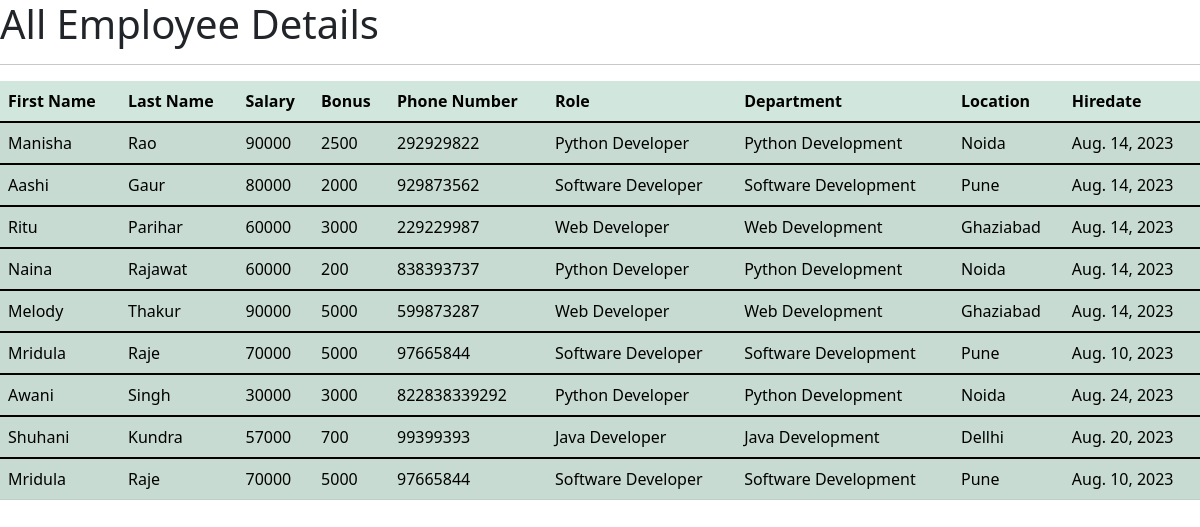
The app's page /all_emp with its own data.
### off_app/models.py (models this page shows, shortened)
class Employee(models.Model):
   first_name = models.CharField(max_length=100, null=False)
   last_name = models.CharField(max_length=100)
   dept = models.ForeignKey(Department, on_delete=models.CASCADE)
   salary = models.IntegerField(default=0)
   bonus = models.IntegerField(default=0)
   role = models.ForeignKey(Role, on_delete=models.CASCADE)
   phone = models.IntegerField(default=0)
   hire_date = models.DateField()
   def __str__(self):
       return "%s %s %s" % (self.first_name, self.last_name, self.phone)

class Role(models.Model):
    name = models.CharField(max_length=100, null=False)

class Department(models.Model):
    name = models.CharField(max_length=100, null=False)
    location = models.CharField(max_length=100)

### off_app/views.py (the view)
# urls.py: path('all_emp', views.all_emp, name='all_emp'),
def all_emp(request):
    emps = Employee.objects.all()
    context = {
        'emps': emps
    }
    print(context)
    return render(request, 'all_emp.html', context)

### off_app/templates/all_emp.html (shortened to what this page needs)
<!DOCTYPE html>
<html lang="en">
<head>
  <link href="https://cdn.jsdelivr.net/npm/bootstrap@5.1.3/dist/css/bootstrap.min.css" rel="stylesheet">
</head>
 <body>
  <div>
    <h1>All Employee Details </h1>
    <hr>
<table class="table table-success table-striped">
  <thead>
    <tr>
        <th scope="col">First Name</th>
      <th scope="col">Last Name</th>
      <th scope="col">Salary</th>
      <th scope="col">Bonus</th>
      <th scope="col">Phone Number</th>
      <th scope="col">Role</th>
      <th scope="col">Department</th>
      <th scope="col">Location</th>
      <th scope="col">Hiredate</th>
    </tr>
  </thead>
    {% for emp in emps %}
  <tbody>
    <tr>
      <td>{{emp.first_name}}</td>
      <td>{{emp.last_name}}</td>
      <td>{{emp.salary}}</td>
      <td>{{emp.bonus}}</td>
      <td>{{emp.phone}}</td>
      <td>{{emp.role.name}}</td>
      <td>{{emp.dept.name}}</td>
      <td>{{emp.dept.location}}</td>
      <td>{{emp.hire_date}}</td>
    </tr>
  </tbody>
  {% endfor %}
</table>
  </div>
 </body>
</html>

### records on screen
Employee: first_name "Manisha", last_name "Rao", salary "90000", bonus "2500", phone "292929822", role.name "Python Developer", dept.name "Python Development", dept.location "Noida", hire_date "Aug. 14, 2023"
Employee: first_name "Aashi", last_name "Gaur", salary "80000", bonus "2000", phone "929873562", role.name "Software Developer", dept.name "Software Development", dept.location "Pune", hire_date "Aug. 14, 2023"
Employee: first_name "Ritu", last_name "Parihar", salary "60000", bonus "3000", phone "229229987", role.name "Web Developer", dept.name "Web Development", dept.location "Ghaziabad", hire_date "Aug. 14, 2023"
Employee: first_name "Naina", last_name "Rajawat", salary "60000", bonus "200", phone "838393737", role.name "Python Developer", dept.name "Python Development", dept.location "Noida", hire_date "Aug. 14, 2023"
Employee: first_name "Melody", last_name "Thakur", salary "90000", bonus "5000", phone "599873287", role.name "Web Developer", dept.name "Web Development", dept.location "Ghaziabad", hire_date "Aug. 14, 2023"
Employee: first_name "Mridula", last_name "Raje", salary "70000", bonus "5000", phone "97665844", role.name "Software Developer", dept.name "Software Development", dept.location "Pune", hire_date "Aug. 10, 2023"
Employee: first_name "Awani", last_name "Singh", salary "30000", bonus "3000", phone "822838339292", role.name "Python Developer", dept.name "Python Development", dept.location "Noida", hire_date "Aug. 24, 2023"
Employee: first_name "Shuhani", last_name "Kundra", salary "57000", bonus "700", phone "99399393", role.name "Java Developer", dept.name "Java Development", dept.location "Dellhi", hire_date "Aug. 20, 2023"
Employee: first_name "Mridula", last_name "Raje", salary "70000", bonus "5000", phone "97665844", role.name "Software Developer", dept.name "Software Development", dept.location "Pune", hire_date "Aug. 10, 2023"
